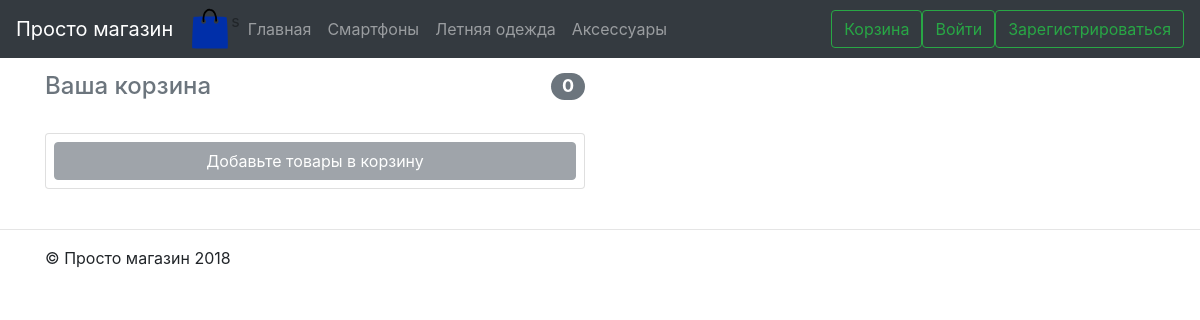
Page /cart/ on the committed database.
### catalog/models.py (models this page shows, shortened)
class Category(models.Model):
    name = models.CharField(max_length=200, verbose_name='Название')
    slug = models.SlugField(max_length=200, verbose_name='Слагифицированное имя')
    class Meta:
        ordering = ['id']
        verbose_name = 'Категория'
        verbose_name_plural = 'Категории'
    def get_absolute_url(self):
        return reverse('catalog:product_list_by_category',
                       args=[self.slug])

### cart/views.py (the view)
# urls.py: path('', cart_detail, name='main'),
def cart_detail(request):
    cart = Cart(request)
    quantity = len(request.session.get('cart'))
    categories = cache.get_or_set('categories', Category.objects.all())
    return render(request, 'cart.html',
                  {'cart': cart,
                   'quantity': quantity,
                   'categories': categories
                   })

### cart/cart.py (called while the page is built)
    def __len__(self):
        return sum(item['quantity'] for item in self.cart.values())

### templates/cart.html (shortened to what this page needs)
{% extends "base.html" %}
{% load static %}
{% block content %}
<div class="container mt-3">
    <div class="row">
        <div class="col-lg-6 col-md-9 col-sm-12 order-md-2 mb-4">
            <h4 class="d-flex justify-content-between align-items-center mb-3">
                <span class="text-muted">Ваша корзина</span>
                <span class="badge badge-secondary badge-pill">{{quantity}}</span>
            </h4>
            {% if request.user.is_authenticated and quantity != 0 %}
                <form class="card p-2" action="{% url 'orders:order_created' %}" method="post">
                    {% csrf_token %}
                    <button type="submit" class="btn btn-secondary">Заказать</button>
                </form>
            {% elif quantity == 0 %}
                <form class="card p-2" action="">
                    <button type="submit" class="btn btn-secondary disabled">Добавьте товары в корзину</button>
                </form>
            {% else %}
                <form class="card p-2" action="{% url 'account:main' %}">
                    <button type="submit" class="btn btn-secondary disabled">Для оформления заказа авторизуйтесь</button>
                </form>
            {% endif%}
        </div>
    </div>
</div>
{% endblock %}

### templates/base.html (shortened to what this page needs)
<!DOCTYPE html>{% load static %}
<html lang="en">
<head>
    <link type="text/css" rel="stylesheet" href="{% static 'css/bootstrap.min.css' %}">
    <link type="text/css" rel="stylesheet" href="{% static 'css/main.css' %}">
</head>
<body class="" data-gr-c-s-loaded="true">
<nav class="navbar navbar-expand-md navbar-dark fixed-top bg-dark">
  <a class="navbar-brand" href="{% url 'index' %}">Просто магазин</a>
  <img src="{% static 'img/logo.svg' %}" alt="" width="42" height="42">
  <div class="collapse navbar-collapse" id="navbarsExampleDefault">
    <ul class="navbar-nav mr-auto">s
      <li {% ifequal request.path "/" %}
            class="nav-item active"
          {% else %}
            class="nav-item"
          {% endifequal %}>
        <a class="nav-link" href="{% url 'index' %}">
          Главная</a>
      </li>
      {% for category in categories %}
        <li {% if category.name != category %}
                class="nav-item"
            {% else %}
                class="nav-item active"
            {% endif %}>
            <a class="nav-link" href="{{category.get_absolute_url}}">{{ category.name }}</a>
        </li>
      {% endfor %}
    </ul>
    <a class="btn btn-outline-success my-2 my-sm-0" role="button"
       href="{% url 'cart:main' %}">
        Корзина
    </a>
      {% if request.user.is_authenticated %}
        <a class="btn btn-outline-success my-2 my-sm-0" role="button"
           href="{% url 'account:logout' %}">
            Выйти
        </a>
      {% else%}
        <a class="btn btn-outline-success my-2 my-sm-0" role="button"
           href="{% url 'account:main' %}">
            Войти
        </a>
        <a class="btn btn-outline-success my-2 my-sm-0" role="button"
           href="{% url 'account:signup' %}">
            Зарегистрироваться
        </a>
      {% endif%}
  </div>
</nav>
{% block content %}{% endblock %}
<hr>
<footer class="container">
    <p>© Просто магазин 2018</p>
</footer>
</body>
</html>

### rows in the picture
Category: name "Смартфоны"
Category: name "Летняя одежда"
Category: name "Аксессуары"

### other values in the picture
{{ quantity }} "0"
